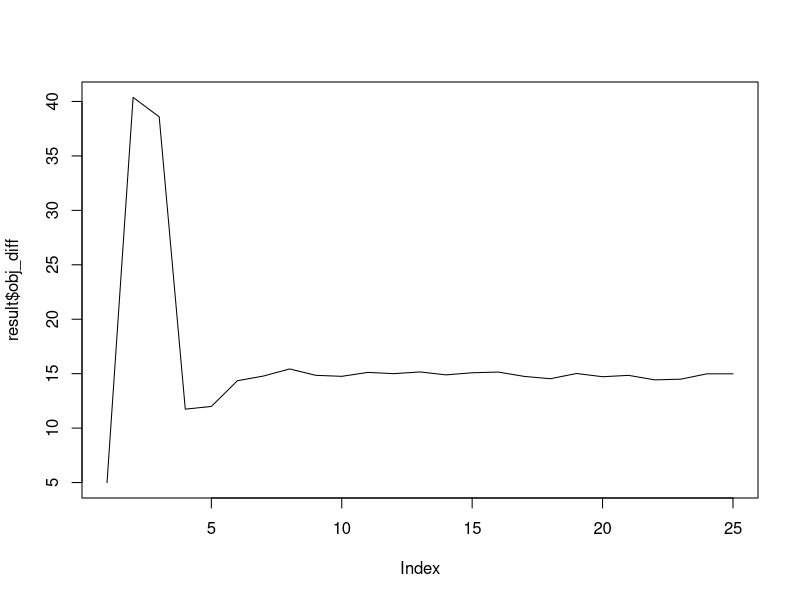

Write the R code that produced this figure.
library(glmnet)
set.seed(123)

elastic_net_interaction <- function(x_df, y, groups, alpha = 0.5, lambda_seq = NULL, nfolds = 5, tol = 1e-4, max_iters = 100) {

  x <- as.matrix(x_df)
  
  # Create a list of groups, each group containing the column indices of x corresponding to the feature names in char_list
  groups <- lapply(char_list, function(char_group) {
    sapply(char_group, function(feature_name) which(colnames(x_df) == feature_name))
  })
  
  # Define interaction terms
  interaction_terms <- function(x, betas, group1, group2) {
    (x[, group1, drop = FALSE] %*% betas[group1]) * (x[, group2, drop = FALSE] %*% betas[group2])
  }
  
  # learn betas without interaction terms to get starting beta values, using ridge
  fit_beta0 <- cv.glmnet(x, y, alpha = 0, lambda = lambda_seq, nfolds = nfolds)
  best_lambda <- fit_beta0$lambda.min
  beta_main <- coef(fit_beta0, s = best_lambda)[-1]  # exclude intercept
  
  # calculate interaction terms for all combinations of groups
  n_groups <- length(groups)
  interaction_indices <- t(combn(n_groups, 2))
  
  # initialize interaction matrix
  n_combinations <- ncol(combn(n_groups, 2))
  interactions <- matrix(0, nrow(x), n_combinations)
  
  # Calculate interaction terms using the current betas
  for (i in seq_len(nrow(interaction_indices))) {
    group1 <- groups[[interaction_indices[i, 1]]]
    group2 <- groups[[interaction_indices[i, 2]]]
    interactions[, i] <- interaction_terms(x, beta_main, group1, group2)
  }
  
  # make feature matrix with original features and interactions
  x_with_interactions <- cbind(x, interactions)
  
  # initialize variables for convergence checking
  converged <- FALSE
  iter <- 0
  obj_diff <- NULL
  betas <- rep(1, ncol(x_with_interactions))
  dev_glmnet <- obj_dev <- Inf
  
  # Learn betas outside the interaction term until convergence
  while (!converged && iter < max_iters) {
    iter <- iter + 1
    if(!iter %% 10) cat("iter =", iter, "; dev_glmnet =", dev_glmnet, "; obj_dev =", obj_dev, "\n")
    # Calculate interaction terms using the current betas
    for (i in seq_len(nrow(interaction_indices))) {
      group1 <- groups[[interaction_indices[i, 1]]]
      group2 <- groups[[interaction_indices[i, 2]]]
      interactions[, i] <- interaction_terms(x, beta_main, group1, group2)
    }
    
    # Make feature matrix with original features and interactions
    x_with_interactions <- cbind(x, interactions)
    
    # Fit model
    pf <- betas
    pf[pf == 0] <- 1e-2
    pf <- 1 / pf
    fit_with_interactions <- cv.glmnet(x_with_interactions, y, alpha = alpha, lambda = lambda_seq, nfolds = nfolds, penalty.factor = pf)
    best_lambda <- fit_with_interactions$lambda.min
    
    # Update betas using the new beta values
    new_betas <- as.vector(coef(fit_with_interactions))[-1]  # exclude intercept
    
    new_beta_main <- new_betas[1:ncol(x)]
    
    best_lambda_idx <- which(fit_with_interactions$lambda == best_lambda)
    
    # calculates the deviance for the current model using the best lambda value. 
    # The deviance is calculated as (1 - dev.ratio) * nulldev since we can only extract dev.ratio from the model object
    # dev.ratio is the deviance ratio at the best lambda: (null deviance - model deviance) / null deviance
    # nulldev is the null deviance (the deviance of a model with no features -> just the intercept).
    dev_glmnet_curr <-  (1 - fit_with_interactions$glmnet$dev.ratio[best_lambda_idx]) * fit_with_interactions$glmnet$nulldev
    obj_dev <- abs(dev_glmnet_curr - dev_glmnet)/dev_glmnet_curr
    if ( obj_dev < tol ) {  # Only check convergence for the betas without interaction terms
      converged <- TRUE
    } else {
      dev_glmnet <- dev_glmnet_curr
      beta_main <- new_beta_main
      betas <- new_betas  # Update betas only if not converged
    }
    
    obj_diff <- c(obj_diff, dev_glmnet)
  }
  # betas <- new_betas
  beta_interaction <- betas[(ncol(x) + 1):length(betas)]
  
  # make named vectors for beta_main and beta_interaction
  named_beta_main <- setNames(beta_main, colnames(x_df))
  
  # make named vector for beta_interaction
  interaction_names <- apply(interaction_indices, 1, function(idx) {
    paste(names(char_list)[idx[1]], "*", names(char_list)[idx[2]])
  })
  named_beta_interaction <- setNames(beta_interaction, interaction_names)
  
  return(list(obj_diff=obj_diff, beta_main = named_beta_main, beta_interaction = named_beta_interaction, iterations = iter, best_lambda = best_lambda))
  # return(list(beta_main = beta_main, beta_interaction = beta_interaction, iterations = iter, best_lambda = best_lambda))
}

# Create a synthetic dataset with some interaction effect
set.seed(42)
n <- 100
p <- 20

X_df <- matrix(rnorm(n * p), n, p)
colnames(X_df) <- paste0("X", 1:p)

X_df <- cbind(X_df, matrix(rnorm(n*100), nrow = n))

# Create true betas
true_betas <- runif(p, -1, 1)
true_betas <- c(true_betas, rep(0,100))

beta1 <- matrix(true_betas[1:5], ncol=1)
beta2 <- matrix(true_betas[6:10], ncol=1)

# Define character lists for each group of features
char_group1 <- colnames(X_df)[1:5]
char_group2 <- colnames(X_df)[6:10]
char_group3 <- colnames(X_df)[11:15]
char_group4 <- colnames(X_df)[16:20]

X_group1 = X_df[, 1:5]
X_group2 = X_df[, char_group2]

# Add interaction effects
interaction_effect <- (X_group1 %*% beta1) * (X_group2 %*% beta2) * 1
X_mat <- as.matrix(X_df)
y <- X_mat %*% true_betas + interaction_effect + rnorm(n)

char_list <- list(group1 = char_group1,
                  group2 = char_group2,
                  group3 = char_group3,
                  group4 = char_group4)

x_df <- scale(X_df)
y <- scale(y)
# Run the elastic net interaction function
set.seed(123)
result <- elastic_net_interaction(x_df, y, char_list, alpha = 0.2, lambda_seq = NULL, nfolds = 5, tol = 1e-3, max_iters = 300)
# Print the results
print(result)
plot(result$obj_diff, type = "l", lty = 1)

